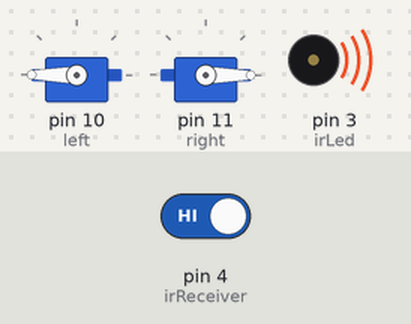
Bench run of a sketch on a simulated Arduino Uno, built with avr-gcc and run on an emulated ATmega328P. On the bench: 2 × servo, buzzer (waves = sounding). The inputs (shaded band) are chosen by the test bench; at power-on: pin 4 (irReceiver) HIGH. Random numbers use the default seed unless the sketch sets one.

Above: at 1.2 s.
1.3 s: pin 4 (irReceiver) driven LOW
At 3.1 s:
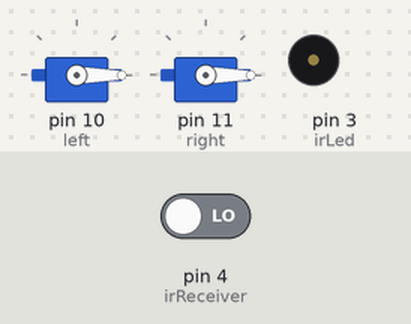
4.3 s: pin 4 (irReceiver) driven HIGH
At 5.1 s:
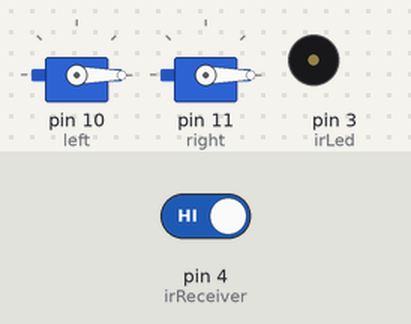
Timing chart, 0 to 13.3 s (numbered marks = the images above; inputs shaded):
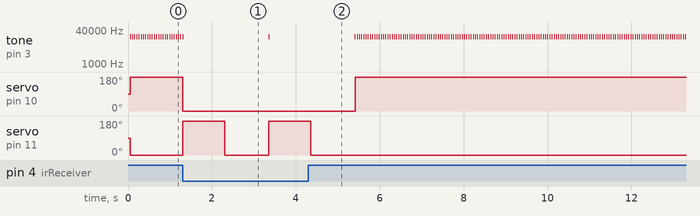

Measured:
- after the input at 1.3 s, servo on pin 10 (left): 180° → 0° at once; servo on pin 11 (right): 0° → 180° at once, → 0° 1.0 s later, → 180° 1.1 s later
- by itself, tone on pin 3 (irLed): alternates 19000 Hz for 0.01 s and silent for 0.04 s

The sketch:

boebot.ino
```cpp
// This is some arduino code for a BoeBot
// It uses an IR sensor to detect objects in front of it!

// Importing the Servo library
#include <Servo.h>

// Creating 2 instances of the Servo class, one for each motor
Servo left;
Servo right;

// Defining constants for pins, constants mean that this should never change throughout the entire program
const int irLed = 3;
const int irReceiver = 4;
const long frequency = 19000;

// Defining a var to hold the random direction the bot may go in
int direction;

void setup()
{
    // "Attaching" each motor to a pin
    left.attach(10);
    right.attach(11);

    // Setting the IR receivers to input or output.
    pinMode(4, INPUT);
    pinMode(3, OUTPUT);
}

// Create a function to detect when an object is in front of the bot
bool detect()
{
    tone(irLed, frequency, 8);
    delay(1);
    int ir = digitalRead(irReceiver);
    delay(1);
    return !ir;
}

void loop()
{
    delay(50);
    int objectDetected = detect();

    if (objectDetected)
    {
        // Go backwards for 1 second
        left.write(0);
        right.write(180);
        delay(1000);

        // Turn left or right randomly
        if (random(0, 2))
        {
            direction = 0;
        }
        else
        {
            direction = 180;
        }
        left.write(direction);
        right.write(direction);
        delay(1000);
    }
    else
    {
        // Otherwise we can just run forward!
        left.write(180);
        right.write(0);
    }
}
```
